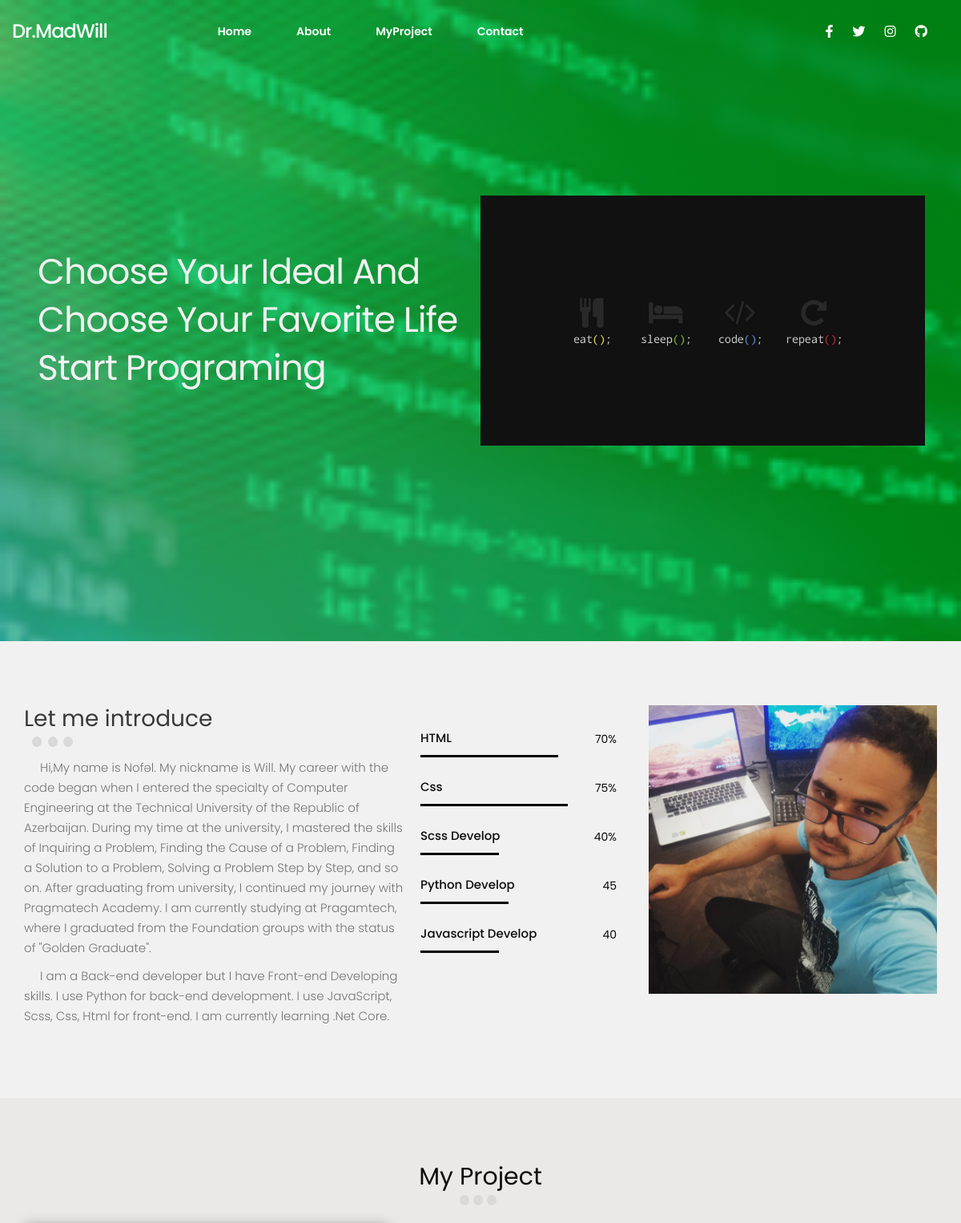
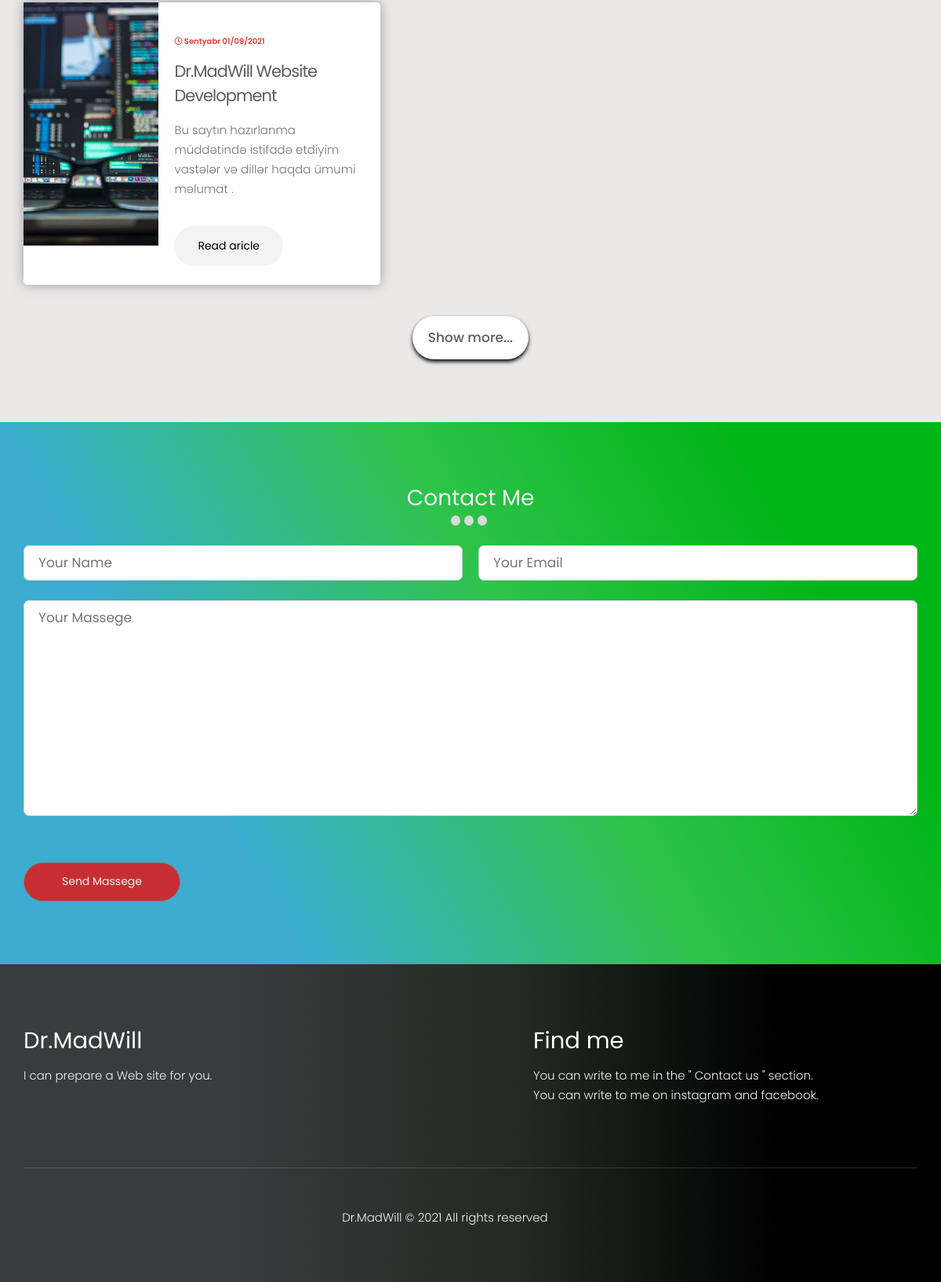
The page / on the database its author committed (2 pictures, top to bottom).
### postd/models.py (models this page shows, shortened)
class Backgroundimg(db.Model):
    id = db.Column(db.Integer, primary_key=True)
    infoimg = db.Column(db.String(80), nullable=False)
    show=db.Column(db.String(1))

class Homein(db.Model):
    id = db.Column(db.Integer, primary_key=True)
    info = db.Column(db.String(80), nullable=False)
    infoimg=db.Column(db.String(100))
    show=db.Column(db.String(1))

class Aboutin(db.Model):
    id = db.Column(db.Integer, primary_key=True)
    aboutinfo1 = db.Column(db.String(160), nullable=False)
    aboutinfo2 = db.Column(db.String(160), nullable=False)
    disgen1 = db.Column(db.String(25),nullable=False)
    disgen1interest = db.Column(db.Integer,nullable=False)
    disgen2 = db.Column(db.String(25),nullable=False)
    disgen2interest = db.Column(db.Integer,nullable=False)
    disgen3 = db.Column(db.String(25),nullable=False)
    disgen3interest = db.Column(db.Integer,nullable=False)
    disgen4 = db.Column(db.String(25),nullable=False)
    disgen4interest = db.Column(db.Integer,nullable=False)
    disgen5 = db.Column(db.String(25),nullable=False)
    disgen5interest = db.Column(db.Integer,nullable=False)
    aboutinfoimg=db.Column(db.String(100))
    show=db.Column(db.String(1))

class Projectin(db.Model):
    id = db.Column(db.Integer, primary_key=True)
    protime = db.Column(db.String(25), nullable=False)
    protitle = db.Column(db.String(50), nullable=False)
    prosortcut = db.Column(db.String(80), nullable=False)
    projareya = db.Column(db.Text)
    cardTextadd=db.Column(db.String(210))
    projareya2 = db.Column(db.Text)
    projtitle = db.Column(db.String(100))
    listp = db.Column(db.String(70))
    listp1 = db.Column(db.String(70))
    listp2 = db.Column(db.String(70))
    listp3 = db.Column(db.String(70))
    listp4 = db.Column(db.String(70))
    listp5 = db.Column(db.String(70))
    listp6 = db.Column(db.String(70))
    listp7 = db.Column(db.String(70))
    projareya3 = db.Column(db.Text)
    proimg=db.Column(db.String(100))
    show=db.Column(db.String(10))

### postd/routes.py (the view, shortened to what this page needs)
@app.route('/',methods=['GET','POST'])
def main():
    form=ContactFrom()
    print(form.errors)
    backgroundimgall=Backgroundimg.query.all()
    for backgroundimg in backgroundimgall:
        if backgroundimg.show=="1":
            backimg=Backgroundimg.query.get_or_404(backgroundimg.id)
    homeinfoall=Homein.query.all()
    for info_home in homeinfoall:
        if info_home.show=="1":
            homeinfo=Homein.query.get_or_404(info_home.id)
    aboutinfoall=Aboutin.query.all()
    for info_about in aboutinfoall:
        if info_about.show=="1":
            aboutinfo=Aboutin.query.get_or_404(info_about.id)
    proje = Projectin.query.all()
    proje =proje[::-1]
    prostatic=[]
    shadowbox=[]
    a=0;
    for infora in proje:
        if infora.show=="1":
            a+=1
            if a>4 :
                shadowbox.append(infora)
            else:
                prostatic.append(infora)
    return render_template('maxwill.html',projec=shadowbox,homeinfo=homeinfo,prostatic=prostatic,aboutinfo=aboutinfo,form=form,backimg=backimg)

### postd/templates/maxwill.html (shortened to what this page needs)
{% extends "base.html" %}
{% block contet %}
    <main>
        <section style="background-image:linear-gradient(60deg, rgba(60,173,208,0.7) 25%, rgba(46,195,75,0.7) 56%, rgba(0,181,23,0.7) 83%), url(../static/img/{{backimg.infoimg}})" id="home">
            <div class="space-10">
                <div class="container pr-row">
                    <div class="pr-col-6 pr-box-sizing home-info">
                        <h1 class="home-info-text">{{homeinfo['info']}}</h1>
                    </div>
                    <div class="pr-col-6 card-home">
                        <a href="">
                            <div  class="img-home"><img src="../static/img/{{homeinfo['infoimg']}}" class=" img-fluid" alt=""></div>
                        </a>
                    </div>
                </div>
            </div>
        </section>
        <section id="about" >
            <div class="container pr-row">
                <div class="pr-col-5">
                    <div class="pr-section-title ">
                        <h2 class="pr-title-name">Let me introduce</h2>
                        <div class="">
                            <button class="pr-carusel-btn"></button>
                            <button class="pr-carusel-btn"></button>
                            <button class="pr-carusel-btn"></button>
                        </div>
                    </div>
                    <p class="about-text">{{aboutinfo['aboutinfo1']}}</p>
                    <p class="about-text">{{aboutinfo['aboutinfo2']}}</p>
                </div>
                <div class="pr-col-3 pr-box-sizing ">
                    <div class="pr-row">
                        <h4>{{aboutinfo['disgen1']}}</h4>
                        <span class="span-font">{{aboutinfo['disgen1interest']}}%</span>
                    </div>
                    <div style="width: {{aboutinfo['disgen1interest']}}%;" class="pr-border"></div>
                    <div class="pr-row">
                        <h4>{{aboutinfo['disgen2']}}</h4>
                        <span class="span-font">{{aboutinfo['disgen2interest']}}%</span>
                    </div>
                    <div style="width: {{aboutinfo['disgen2interest']}}%;" class="pr-border "></div>
                    <div class="pr-row">
                        <h4>{{aboutinfo['disgen3']}}</h4>
                        <span class="span-font">{{aboutinfo['disgen3interest']}}%</span>
                    </div>
                    <div style="width: {{aboutinfo['disgen3interest']}}%;" class="pr-border"></div>
                    <div class="pr-row">
                        <h4>{{aboutinfo['disgen4']}}</h4>
                        <span class="span-font">{{aboutinfo['disgen4interest']}}</span>
                    </div>
                    <div style="width: {{aboutinfo['disgen4interest']}}%" class="pr-border"></div>
                    <div class="pr-row">
                        <h4>{{aboutinfo['disgen5']}}</h4>
                        <span class="span-font">{{aboutinfo['disgen5interest']}}</span>
                    </div>
                    <div style="width: {{aboutinfo['disgen5interest']}}%" class="pr-border"></div>
                </div>
                <div class="pr-col-4">
                    <div class="about-image">
                        <img class="img-fluid" src="../static/img/{{aboutinfo['aboutinfoimg']}}" alt="">
                    </div>
                </div>
            </div>
        </section>
        <section id="myproject">
            <div class="pr-row pr-flex-direction-column container">
                <div class="pr-row pr-justify-content-center">
                    <div class="pr-section-title">
                        <h2 class="pr-title-name">My Project</h2>
                        <div class="pr-row pr-justify-content-center ">
                            <button class="pr-carusel-btn"></button>
                            <button class="pr-carusel-btn"></button>
                            <button class="pr-carusel-btn"></button>
                        </div>
                    </div>
                </div>
                <div class="row pr-project-container">
                    {% for info in prostatic %}
                        <div class="col-6">
                                    <div class="pr-card pr-row deskopveiw pr-row-taplet">
                                        <div class="pr-card-head">
                                            <img class="img-fluid" src="../static/img/{{info.proimg}}" alt="">
                                        </div>
                                        <div class="pr-card-body">
                                            <div class="pr-card-time">
                                                <i class="far fa-clock"></i>
                                                {{info.protime}}
                                            </div>
                                            <a href="{{url_for('project', id=info.id)}}" class="pr-card-title pr-link">
                                                {{info.protitle}}
                                            </a>
                                            <p class="pr-card-text">{{info.prosortcut}}</p>
                                            <a class="pr-card-btn" href="{{url_for('project', id=info.id)}}">Read aricle</a>
                                        </div>
                                    </div>
                        </div>
                    {% endfor %}
                </div>
                <div class="pr-row pr-project-container pr-justify-content-center algin-items-center">
                    <button id="btnDeskop" class="project-more" onclick="showMore()" >
                        Show more...
                    </button>
                </div>
            </div>
        </section>
        <section id="contact">
            <div class="space-10">
                <div class="pr-row pr-flex-direction-column container">
                    <div class="pr-row pr-justify-content-center">
                        <div class="pr-section-title">
                            <h2 class="pr-title-name">Contact Me</h2>
                            <div class="pr-row pr-justify-content-center ">
                                <button class="pr-carusel-btn"></button>
                                <button class="pr-carusel-btn"></button>
                                <button class="pr-carusel-btn"></button>
                            </div>
                        </div>
                    </div>
                    <div>
                        <form action="{{url_for('main')}}" method="POST">
                            <div class="clearfix cas">
                                <div class="from-comp col-50 form-left">
                                        {{form.fulname(class="in-conp tass",placeholder="Your Name")}}
                                </div>
                                <div class="from-comp col-50 form-right">
                                        {{form.email(placeholder="Your Email", class="in-conp", cols="30" ,rows="10")}}
                                </div>
                            </div>
                           {{form.message(class="in-conp pr_in_textarea",placeholder="Your Massege", cols="30",rows="10")}}
                            <div class="submit">
                                {{form.submit(class="pr-in-submit", value="Send Massege")}}
                            </div>
                        </form>
                    </div>
                </div>
            </div>
        </section>
    </main>
{% endblock %} %}

### postd/templates/base.html (shortened to what this page needs)
<!DOCTYPE html>
<html lang="en">
<head>
    <link rel="stylesheet" href="https://cdn.jsdelivr.net/npm/bootstrap@4.6.0/dist/css/bootstrap.min.css">
    <link rel="stylesheet" href="https://cdnjs.cloudflare.com/ajax/libs/font-awesome/5.15.4/css/all.min.css" />
    <link rel="stylesheet" type="text/css" href="{{url_for('static', filename='css/header.css') }}">
    <link rel="stylesheet" type="text/css" href="{{url_for('static', filename='css/common.css') }}">
    <link rel="stylesheet" type="text/css" href="{{url_for('static', filename='css/main.css') }}">
    <link rel="stylesheet" type="text/css" href="{{url_for('static', filename='css/footer.css') }}">
    <link rel="stylesheet" type="text/css" href="{{url_for('static', filename='css/sayfa.css')}}">
</head>
<body onresize="will()" >
    {% include "include/header.html" %}
    {% block contet %}
    {% endblock %}
    {% include "include/footer.html" %}
</body>
</html

### postd/templates/include/header.html (shortened to what this page needs)
<header  id="header">
    <nav class="container pr-row">
        <div id="nav-right" class="pr-row">
            <div id="logo">
                <a href="{{url_for('main')}}">
                    <h4 class=" header-link">Dr.MadWill</h4>
                </a>
            </div>
            <ul id="lost" class="pr-row">
                <li>
                    <a href="{{ url_for('main')}}#home" onmouseover="max()" class="pr-link pr-row header-link">Home</a>
                </li>
                <li>
                    <a href="{{ url_for('main') }}#about" class="pr-link pr-row header-link">About</a>
                </li>
                <li>
                    <a href="{{ url_for('main') }}#myproject" class="pr-link pr-row header-link">MyProject</a>
                </li>
                <li>
                    <a href="{{ url_for('main') }}#contact" class="pr-link pr-row header-link">Contact</a>
                </li>
            </ul>
        </div>
        <ul id="lost1"  class="pr-row pr-share">
            <li>
                <a href="https://www.facebook.com/nofel.salahov.5" class="pr-link pr-row header-link">
                    <i class="fab fa-facebook-f"></i>
                </a>
            </li>
            <li>
                <a href="https://twitter.com/NofelSalahov" class="pr-link pr-row header-link">
                    <i class="fab fa-twitter"></i>
                </a>
            </li>
            <li>
                <a href="https://www.instagram.com/salahov__nofel/" class="pr-link pr-row  header-link">
                    <i class="fab fa-instagram"></i>
                </a>
            </li>
            <li>
                <a href="https://github.com/DrMadWill" class="pr-link pr-row  header-link">
                    <i class="fab fa-github"></i>
                </a>
            </li>
        </ul>
    </nav>
</header>

### postd/templates/include/footer.html (shortened to what this page needs)
<footer>
    <div class="space-10">
        <div class="container deskopveiw pr-row pr-flex-direction-column ">
            <div class="pr-row">
                <div class="pr-col-6">
                    <h4 class="">Dr.MadWill</h4>
                    <p class="footer-text ">I can prepare a Web site for you.</p>
                </div>
                <div class="pr-col-6">
                    <h4 class="">Find me</h4>
                    <p class="footer-text ">
                        You can write to me in the " Contact us " section.
                        <br>
                        You can write to me on instagram and facebook.
                    </p>
                </div>
            </div>
            <div class="footer-contact pr-row pr-justify-content-center">
                <p class="footer-text ">Dr.MadWill © 2021 All rights reserved</p>
            </div>
        </div>
    </div>
</footer>

### rows shown on the page
Backgroundimg: infoimg (picture)
Homein: info "Choose Your Ideal And Choose Your Favorite Life Start Programing", infoimg (picture)
Aboutin: aboutinfo1 "Hi,My name is Nofəl. My nickname is Will. My career with the code began when I entered the specialty of Computer Engineering at the Technical University of the Republic of Azerbaijan. During my time at the university, I mastered the skills of Inquiring a Problem, Finding the Cause of a Problem, Finding a Solution to a Problem, Solving a Problem Step by Step, and so on. After graduating from university, I continued my journey with Pragmatech Academy. I am currently studying at Pragamtech, where I graduated from the Foundation groups with the status of \"Golden Graduate\".", aboutinfo2 "I am a Back-end developer but I have Front-end Developing skills. I use Python for back-end development. I use JavaScript, Scss, Css, Html for front-end. I am currently learning .Net Core.", disgen1 "HTML", disgen1interest "70", disgen2 "Css", disgen2interest "75", disgen3 "Scss Develop", disgen3interest "40", disgen4 "Python Develop", disgen4interest "45", disgen5 "Javascript Develop", disgen5interest "40", aboutinfoimg (picture)
Projectin: proimg (picture), protime "Sentyabr 01/09/2021", protitle "Dr.MadWill Website Development", prosortcut "Bu saytın hazırlanma müddətində istifadə etdiyim vastələr və dillər haqda ümumi məlumat ."
